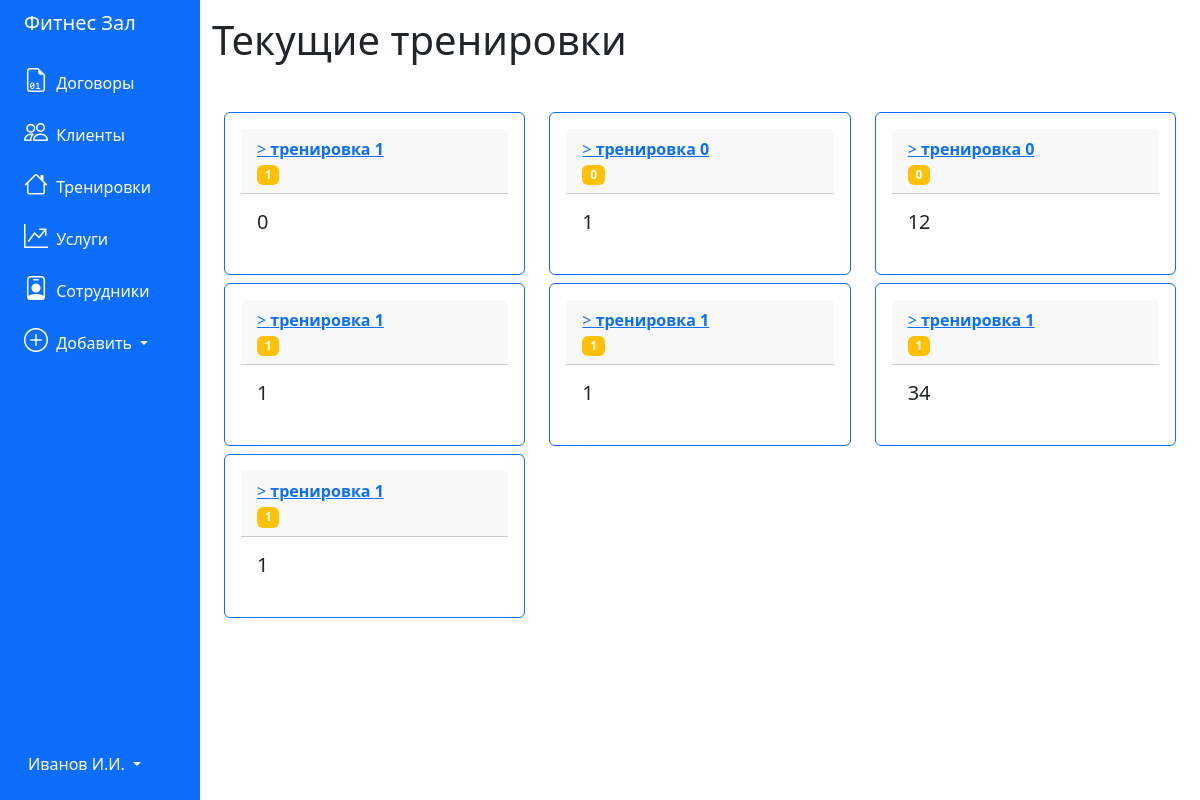
Screenshot of /trainings with the database file from the repository.
### tables this page shows
CREATE TABLE "trainings" (
	"id_training"	INTEGER,
	"duration"	INTEGER,
	"employee_id"	INTEGER,
	"amount"	INTEGER,
	"description"	TEXT,
	"client_id"	INTEGER,
	PRIMARY KEY("id_training" AUTOINCREMENT)
);

### app.py (the view)
@app.route('/trainings')
def trainings():
    conn = get_db_connection()
    pos = conn.execute("""SELECT * FROM trainings""").fetchall()
    conn.close()
    return render_template('trainings.html', trainings=pos)

### app.py (called while the page is built)
def get_db_connection():
    conn = sqlite3.connect('../kyrs/database.db')
    conn.row_factory = sqlite3.Row
    return conn

### templates/trainings.html
{% extends 'base.html' %}
{% block content %}
<h1>{% block title %} Текущие тренировки {% endblock %}</h1>
<div class="container mt-5 mb-3">
    <div class="row">
        {% for training in trainings %}
        <div class="col-md-4">
            <div class="card p-3 mb-2 border-primary">
                <div class="card-header">
                    <a href="{{ url_for('training', training_id=training['id_training']) }}">>
                        <b>тренировка {{ training['employee_id'] }}</b>
                    </a>
                    <br>
                    <span class="badge bg-warning">{{ training['employee_id'] }}</span>
                </div>
                <div class="card-body">
                    <h5 class="card-title">{{ training['duration'] }}
                    </h5>
                </div>
            </div>
        </div>
        {% endfor %}
    </div>
</div>
{% endblock %}

### rows the page displays
trainings: employee_id "1", duration "0"
trainings: employee_id "0", duration "1"
trainings: employee_id "0", duration "12"
trainings: employee_id "1", duration "1"
trainings: employee_id "1", duration "1"
trainings: employee_id "1", duration "34"
trainings: employee_id "1", duration "1"
